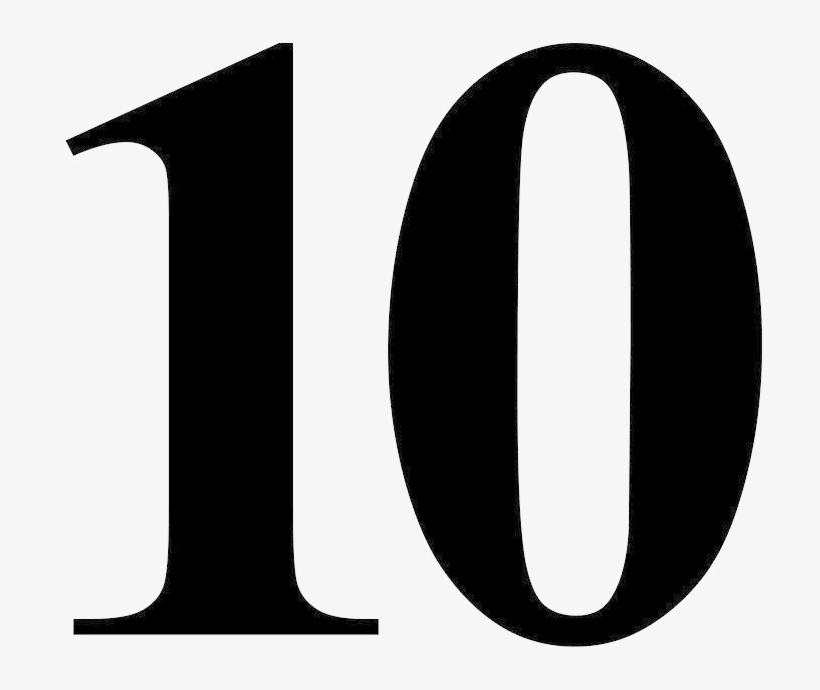
#> input picture display_card/10.png, 820 x 690 px; its folder holds only this picture in this run
$ python convert_png_to_bmp_resize.py
#> lines starting #> are read from the running program, lines starting #| are printed output that depends on the picture; after the words box and inside, x2 and y2 are one past the last pixel; in counts of white or black regions, pixels touching at a corner belong together
import glob
import os
from PIL import Image

# ############################### READ THIS !!! #############################################
# This script is needed to convert the png images to bmp images which is what cozmo's display
# in addition to resizing them to cozmo's display
#############################################################################################

# Import all PNG file names in a list
png_files = glob.glob('*.png')

# Function to convert a PNG image to a monochrome BMP image
def convert_to_monochrome_bmp(input_image_path, output_bmp_path):
#> called with input_image_path = '10.png', output_bmp_path = '10.bmp'
    img = Image.open(input_image_path)
#> img is the input picture: PIL image 820x690 RGB; min 0, max 248, mean 157.9
    img = img.convert('1')  # Convert to monochrome 1-bit image
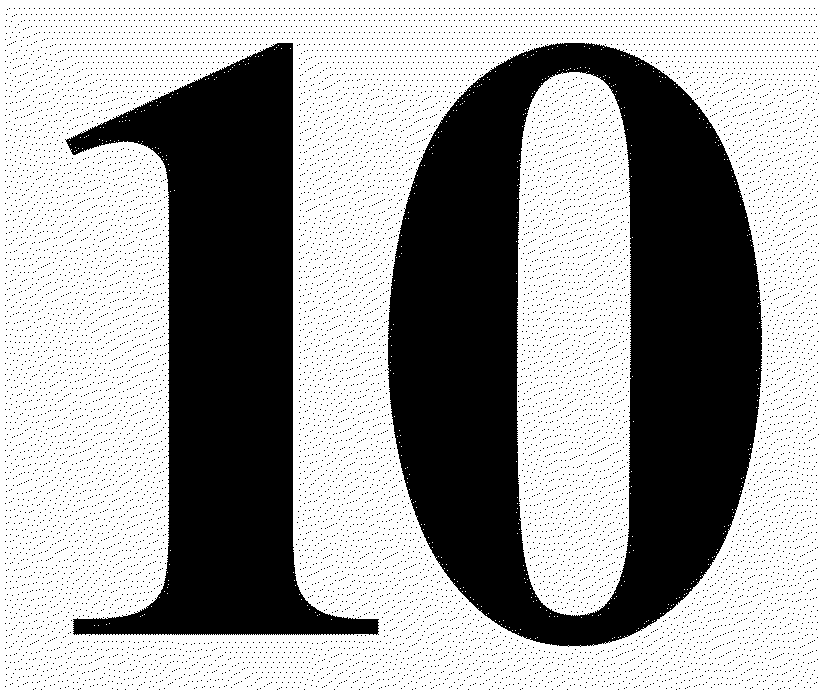
#> img: PIL image 820x690 1; 62% white; 11806 black regions (11804 under 20 px), largest, box (x1, y1, x2, y2) and area: (387, 43, 762, 647) 125122, (65, 43, 379, 635) 78163
    img = img.resize((128, 32), Image.BILINEAR)  # Resize to Cozmo's display size with bilinear interpolation because the other interpolations were not working
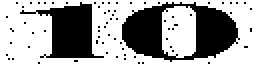
#> img: PIL image 128x32 1 (shown 2 times larger); 61.8% white; 72 black regions (70 under 20 px), largest, box (x1, y1, x2, y2) and area: (61, 1, 120, 31) 927, (10, 1, 52, 29) 563
    img.save(output_bmp_path, format='BMP')  # Save as BMP format

# looping through all the png files
for i in png_files:
    print(f'Converting {i} to BMP format...')
    filename, extension = os.path.splitext(i)
    name_of_bmpfile = f"{filename}.bmp"
    convert_to_monochrome_bmp(i, name_of_bmpfile)
    print(f'Converted to {name_of_bmpfile}')
